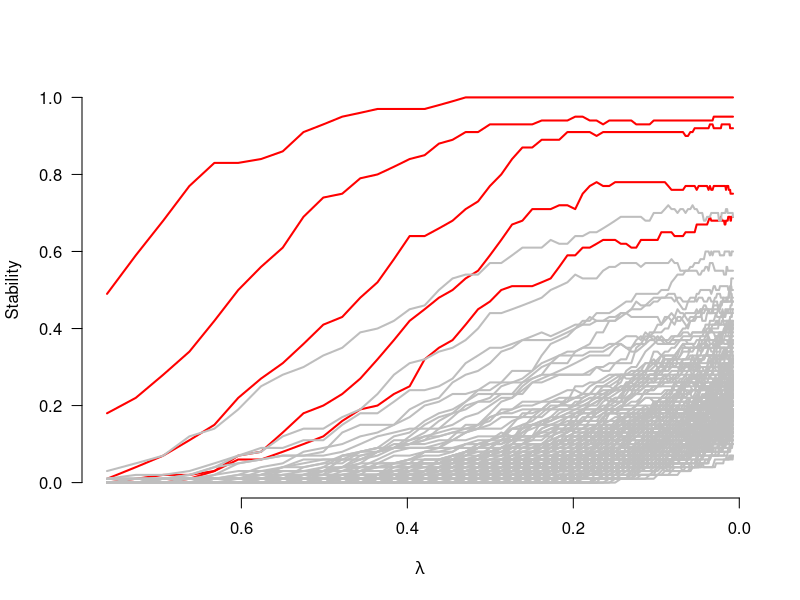

R code for this plot:
## ---- chunk 1
knitr::opts_chunk$set(echo = T, eval=T, message=F, warning=F, error=F, 
                      comment=NA, cache=F, R.options=list(width=220),
                      fig.align='center', out.width='60%', fig.asp=.7)
## ---- chunk 2
# data generation
rm(list=ls())
set.seed(123)
n = 100
p = 200
# design matrix
X = matrix(runif(n*p), ncol=p)
colnames(X) = paste0("X",1:p)
# betas
beta = c(rep(2,5),rep(0,p-5))
# response
y = 2 + X %*% beta + rnorm(n)
# data
yX = data.frame(y,X)
## ---- chunk 3
# stability path
require(glmnet)
fit <- glmnet(X, y)
SS <- array(NA, dim=c(100, p, length(fit$lambda)), dimnames=list(1:100, colnames(X), fit$lambda))
Q <- matrix(NA, 100, length(fit$lambda))
for (i in 1:100) {
  ind <- as.logical(sample(rep(0:1, each=n/2)))
  fit.i <- glmnet(X[ind,], y[ind], lambda=fit$lambda)
  SS[i,,] <- as.matrix(coef(fit.i)[-1,]!=0)
  Q[i,] <- sapply(predict(fit.i, type="nonzero"), length)
}
S <- apply(SS, 2:3, mean)
q <- apply(Q, 2, mean)
## ---- chunk 4
l <- fit$lambda
col <- rep("gray", p)
col[1:5]<-"red"
matplot(l, t(S), type="l", lty=1, xlim=rev(range(l)), col=col, lwd=2, las=1, bty="n", xlab=expression(lambda), ylab="Stability")
